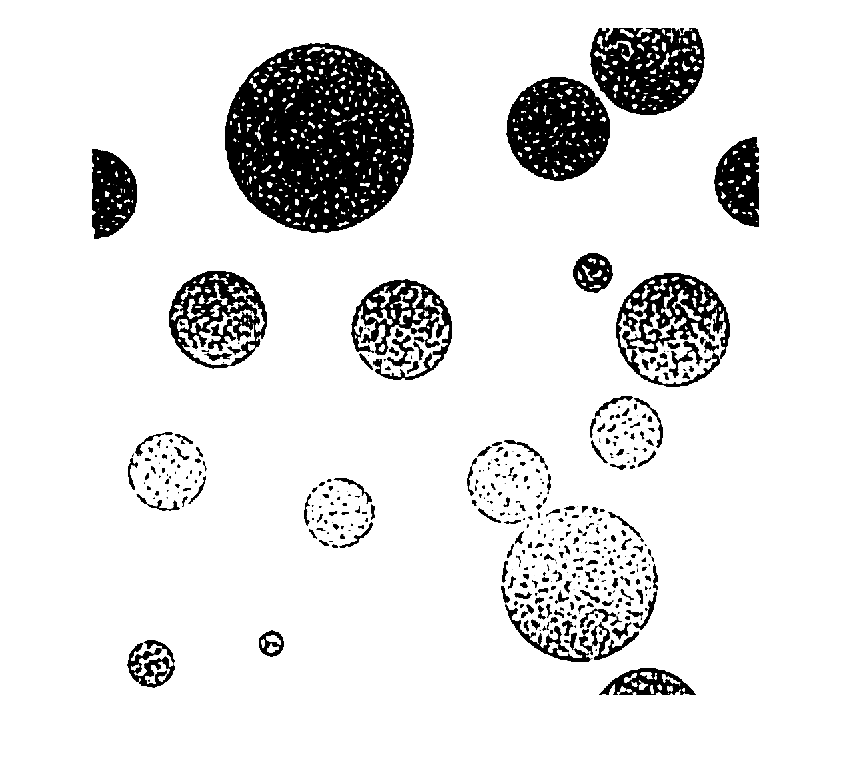
%> input picture structure_4.png, 853 x 758 px
$ octave grad_disp_equivalence.m   (GNU Octave 9; MATLAB toolbox functions it lacks are replaced by stand-ins)
%> lines starting %> are read from the running program, lines starting %| are printed output that depends on the picture
### G_clasic.m
function [G] = G_clasic(N_bf1,N_bf2)
%% Input
% N_bf1 []- Number of bf in x dir,
% N_bf2 []- Number of bf in y dir,
%% Output
% G -Matrix of coeficients of 1st derivative
%       saved in "meshgrid shape"
% G [:,:,1]- der in x direction
% G [:,:,2]- der in y direction
%%
[m(:,:,1),m(:,:,2)] =meshgrid(-(N_bf1-1)/2:(N_bf1-1)/2,...
                              -(N_bf2-1)/2:(N_bf2-1)/2);
G=zeros(N_bf2,N_bf1,2);
    for i=1:N_bf2
        for j=1:N_bf1
            G(i,j,:)=pi*1i*m(i,j,:);
        end
    end
end

### G_mean.m
function [G_n] = G_mean(N_bf1,N_bf2,C)
%% Input
% N_bf1 []- Number of bf in x dir,
% N_bf2 []- Number of bf in y dir,
%% Output
% G_n -Matrix of coeficients of 1st derivative
%       saved in "meshgrid size"
% G_n [:,:,1]- der in x direction
% G_n [:,:,2]- der in y direction
%%
[m(:,:,1),m(:,:,2)] =meshgrid(-(N_bf1-1)/2:(N_bf1-1)/2,...
                              -(N_bf2-1)/2:(N_bf2-1)/2);
G_n=zeros(N_bf2,N_bf1,2);
for i=1:N_bf2
    for j=1:N_bf1
       G_n(i,j,:)=1i*m(i,j,:)./(sqrt([m(i,j,1),m(i,j,2)]*C*[m(i,j,1),m(i,j,2)]'));
    end
end
G_n((N_bf2+1)/2,(N_bf1+1)/2,:)=0; % Zero division ==>0
end

### M_mean_half_inv.m
function [M] = M_mean_half_inv(N_bf1,N_bf2,C)
%% Input
% N_bf1 []- Number of bf in x dir,
% N_bf2 []- Number of bf in y dir,
%% Output
% M - Mean value preconditioner (D^t C_ref D)^-1/2
%%
[m(:,:,1),m(:,:,2)] =meshgrid(-(N_bf1-1)/2:(N_bf1-1)/2,...
                              -(N_bf2-1)/2:(N_bf2-1)/2);
M=zeros(N_bf2,N_bf1);
for i=1:N_bf2
    for j=1:N_bf1
       M(i,j)=1./(pi*sqrt([m(i,j,1),m(i,j,2)]*C*[m(i,j,1),m(i,j,2)]'));
    end
end
M((N_bf2+1)/2,(N_bf1+1)/2)=1; % Zero division ==>0
end

### scalar_product_grad.m
function [val] = scalar_product_grad(a,b)
a=conj(a);
val_1=a(:,:,1).*b(:,:,1);
val_2=a(:,:,2).*b(:,:,2);
val=sum(sum(val_1+val_2));
end

### Projection.m
function [GPAFGFx] = Projection(A,GFx,G,M_f)

FGFx=fftshift(ifft2(ifftshift(GFx)));
%% aplication of Material properties
AFGFx=cat(3,A(:,:,1,1).*FGFx(:,:,1)+A(:,:,1,2).*FGFx(:,:,2),...
            A(:,:,2,1).*FGFx(:,:,1)+A(:,:,2,2).*FGFx(:,:,2));


%% Projection operator

GFAFGFx_p=conj(G).*fftshift(fft2(ifftshift(AFGFx)));
GFAFGFx=GFAFGFx_p(:,:,1)+GFAFGFx_p(:,:,2);

GC_refG_inv=M_f.^-1;
GC_refG_inv((end+1)/2,(end+1)/2)=0;

%%
GPAFGFx=G.*GC_refG_inv.*GFAFGFx;

GPAFGFx((end+1)/2,(end+1)/2,:)=0;

end

### solver_GP_projection_left.m
function [c_1,st,norm_evol_rr, norm_evol_rz, estim,  norm_sol,e_norm_error] = solver_GP_projection_left(A,G,c_0,E,steps,toler,M_f,C_ref,tau,G_m,C_ref_inv)
    %% input
    % A   [N_bf2,N_bf1,2,2] -matrix of material parameters in every point of grid
    % G_n [N_bf2,N_bf1,2]   -matrix of coeficients of 1st derivative
    % c_0 [N_bf2,N_bf1]     -initial solution
    % E   [2,1]             -vector [0;1] or [1;0]
    % toler [1]             -relative tolerance
    % steps [1]             -max number of steps
    %% Output
    % c_0 [N_bf2,N_bf1]     -vector of solution
    % st  [1]               -number of stepts
    %%
    % toler           % relative toleranceF
    % steps           % -max number of steps
    %norm_evol=0;

    grad_c_0=G_m.*c_0; % Gradient [N_bf2,N_bf1,2]
    c_0=grad_c_0;
    %grad_c_0=grad_c_0-mean(mean(grad_c_0));
     % Gradient in real space
    norm_sol(1)=sqrt(scalar_product_grad(c_0,c_0));

    M_0 = Projection(A,grad_c_0,G,M_f); % Projection*Material*grad
    b_0 = Projection_rhs(A,E,G,M_f) ;% Right hand side vector

    r_0 = b_0-M_0; % x_0=0


    % [9 lines of commented-out code are left out]
     z_0=r_0;
    nz0=sqrt(scalar_product_grad(z_0,z_0));
    norm_evol_rr(1)=nz0/nz0;

    nz0r0 =sqrt(scalar_product_grad_energy_ref(r_0,r_0,C_ref));
    norm_evol_rz(1)=nz0r0/nz0r0;


    p_0 = z_0;

    k=1;
    d=0;
    C_precise=load('experiment_data/sol_10_10.mat');
    estim=0;
    for st = 1:steps
        Ap_0 = Projection(A,p_0,G,M_f);%LHS_freq(A,p_0,G);
        %alfa_0 = real(sum(sum((z_0.')'.*r_0))/sum(sum((p_0.')'.*Ap_0)));
%         disp('Mean grad_FAp_0')
%         mean(mean(fftshift(ifft2(ifftshift(Ap_0)))))


        z_0r_0=scalar_product_grad(z_0,r_0);
        p_0Ap_0=scalar_product_grad(p_0,Ap_0);
        alfa_0 = z_0r_0/p_0Ap_0;

        c_1 = c_0 + alfa_0.*p_0; % [N_bf2,N_bf1] +  scalar*[N_bf2,N_bf1,2]
%         c_1((end+1)/2,(end+1)/2,:)=0;
        norm_sol(st+1)=sqrt(scalar_product_grad_energy(c_1,c_1,A));
       % [6 lines of commented-out code are left out]
        r_1 = r_0 - alfa_0*Ap_0 ;

        z_1=r_1;
% [5 lines of commented-out code are left out]

        nz1=sqrt(scalar_product_grad(z_1,z_1));
        norm_evol_rr(st+1)=nz1/nz0;


        nz1r1=sqrt(scalar_product_grad_energy_ref(r_1,r_1,C_ref));
        norm_evol_rz(st+1)=nz1r1/nz0r0;

            if ( norm_evol_rr(st+1)<toler)
                % c_1 = c_0;
                break;
            end


        z_1r_1=scalar_product_grad(z_1,r_1);
        beta_1 =  z_1r_1/z_0r_0;
        p_1 = z_1 + beta_1*p_0;

        %error estimates
        Delta(st)=real(alfa_0*z_1r_1);
        curve(st)=0;
        curve=curve+Delta(st);
        if st >1
            S=findS(curve,Delta,k);
            num = S*Delta(st);
            den = sum(Delta(k:st-1));

            while (d>= 0) && (num/den<= tau)
                delay(k)=d;
                estim(k)=den;
                k=k+1;
                d=d-1;
                den=sum(Delta(k:st-1));
            end
            d=d+1;
        end
        %%
        p_0 = p_1;
        r_0 = r_1;
        z_0 = z_1;
        c_0 = c_1;
    end
end


% [7 lines left out: function findS, not called in this run]

### Projection_rhs.m
function [GPAFGFx] = Projection_rhs(A,E,G,M_f)
%% aplication of Material properties
AFGFx=cat(3,A(:,:,1,1).*E(1)+A(:,:,1,2).*E(2),...
            A(:,:,2,1).*E(1)+A(:,:,2,2).*E(2));

%% Projection operator


GFAFGFx_p=conj(G).*fftshift(fft2(ifftshift(AFGFx)));
GFAFGFx=GFAFGFx_p(:,:,1)+GFAFGFx_p(:,:,2);

GC_refG_inv=M_f.^-1;%GC_refG.^-1;
GC_refG_inv((end+1)/2,(end+1)/2)=0;


GPAFGFx=G.*GC_refG_inv.*GFAFGFx;
GPAFGFx((end+1)/2,(end+1)/2,:)=0;

end

### scalar_product_grad_energy_ref.m
function [val] = scalar_product_grad_energy_ref(a,b,A)

b=fftshift(ifft2(ifftshift(b))); % iFFT

Ab=cat(3,A(1,1).*b(:,:,1)+A(1,2).*b(:,:,2),...
            A(2,1).*b(:,:,1)+A(2,2).*b(:,:,2));

Ab=fftshift(fft2(ifftshift(Ab))); % FFT

val_1=(a(:,:,1).')'.*Ab(:,:,1);
val_2=(a(:,:,2).')'.*Ab(:,:,2);
val=sum(sum(val_1+val_2));
end

### grad_disp_equivalence.m
%function [A_0,st,t,Nbf]=Hom_solver(N)
%% HOMOGENIZATION PROBLEM
%  sol PDE -div(A(x)grad(u))=div(A(x)E))
%  then homogenized A_0E=int(A(x)(E+grad(u)))dx/(volume of omega)
%% Input
% N   [1]    -number of points in sample
%% Output
% A_0 [2,2] -Homogenized material parameters
% st  [1]   -Number of iteration steps
% t   [1]   -Time
%% BEGIN
clc;clear;

tic
E_0=[1 0;0 1];
A_0=zeros(2,2);


counter=1;
steps = 500;
for loop=[10]%(4:1:10)%[10]%(4:1:10)%[8]%(4:1:10)%%[8]%(1:1:12)%[8]%(1:1:12)%[1]%(5:1:12)%[1,5,10,11]%,20,21,22
N_1=2*(loop^2)+1%2*(loop^2)+1% number of points in x_1-1

N_2=N_1; % number of points in x_2

%% Mesh parameters
h_1=2*pi/(N_1); % step in x_2
h_2=2*pi/(N_2); % step in x_2

%% Coordinates
x=zeros(N_2,N_1,2);
[x(:,:,1),x(:,:,2)]=meshgrid(-pi+h_1/2:h_1:pi-h_1/2,-pi+h_2/2:h_2:pi-h_2/2);

%% Material coeficient matrix

 Pixels = imread('structure_4.png');
%> Pixels is the input picture: size 758x853x3 uint8; min 0, max 255, mean 226.5

 pixa=round(linspace(1,size(Pixels,2),N_1));
%> pixa = 201 values from 1 to 853
 piya=round(linspace(1,size(Pixels,1),N_2));
%> piya = 201 values from 1 to 758
 par=1000

  Min_eig = 100000;
 Max_eig= 0;
 A=zeros(N_2,N_1,2,2);
  C_ref=zeros(N_2,N_1,2,2);
  for i=1:N_2
     for j=1:N_1
          A(i,j,:,:)=a_matrix_img_aniso(Pixels(piya(i),pixa(j)),par);%a_matrix(x(i,j,:));%
          %;%a_matrix_img_aniso(Pixels(piya(i),pixa(j)),par);%;%
         pom = zeros(2);
         pom(1,1) = A(i,j,1,1); pom(1,2) = A(i,j,1,2);
         pom(2,1) = A(i,j,2,1); pom(2,2) = A(i,j,2,2);
         p = eig(pom);
         min_eig = min(p);
         max_eig = max(p);
         if (min_eig<Min_eig)
             Min_eig=min_eig;
         end
         if (max_eig>Max_eig)
             Max_eig=max_eig;
         end
     end
  end
%> after the loop, Max_eig = 10000; Min_eig = 0.938; pom = [4 2; 2 10000]
 Max_kappa = Max_eig/Min_eig;
%> Max_kappa = 10655.9
 [Min_eig,Max_eig,Max_kappa]
%> ans = [0.938 10000 10655.9]
 if Min_eig<0
     return
 end


%% Material ananlysis
d=[mean(mean(A(:,:,1,1))) mean(mean(A(:,:,1,2)));...
   mean(mean(A(:,:,2,1))) mean(mean(A(:,:,2,2)))];
%> d = [3.67 1.84; 1.84 8904]

d_inv=d^-1;
%> d_inv = [0.272 -5.62e-05; -5.62e-05 0.000112]
for i=1:N_2
     for j=1:N_1
          C_ref(i,j,:,:)=d;
          C_ref_inv(i,j,:,:)=d_inv;
     end
end

%% Derivatives
G = G_clasic(N_1,N_2);
G_n=G_mean(N_1,N_2,[1 0;0 1]);
G_m=G_mean(N_1,N_2,d);

%% Preconditioning
[M_m_half_inv] = M_mean_half_inv(N_1,N_2,d); %M^-1/2
%> in M_mean_half_inv, `M((N_bf2+1)/2,(N_bf1+1)/2)=1;`: M: size 201x201 double; min 3.37e-05, max 1, mean 0.000228

M_m= -(d(1,1).*(G(:,:,1).^2)+d(2,2).*(G(:,:,2).^2)...
                   +2*d(1,2).*(G(:,:,1).*(G(:,:,2))));

M_m((end+1)/2,(end+1)/2)=1;
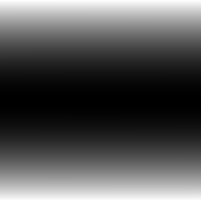
%> M_m: size 201x201 double; min 1, max 879518232.7, mean 295982491.3; drawn with min black and max white
%> the run ends on the next line

%% Conditions:
tau=0.25
toler = 1e-6;
c_000=zeros(N_2,N_1);


%% Projection based solver
c_0 = c_000;

disp('Projection based solver')
for k=1:1
    E=E_0(:,k);
    tic;
    [Cp,st,norm_evolp, estimp, delayp, sol_normp]=solver_GP_projection_left(A,G,c_0,E,steps,toler,M_m,d,tau,G_m,C_ref_inv);
